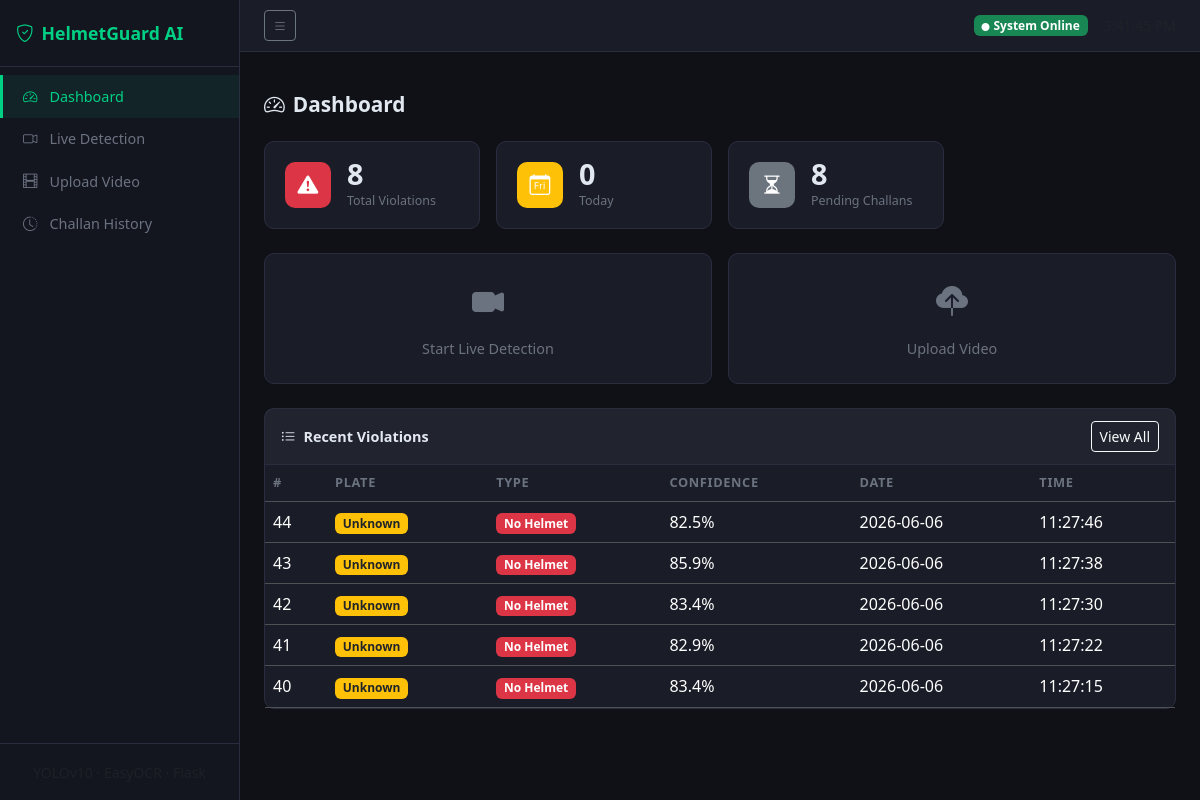
The page / on the database its author committed.
### tables this page shows
CREATE TABLE violations (
                id            INTEGER PRIMARY KEY AUTOINCREMENT,
                plate_number  TEXT    DEFAULT 'Unknown',
                violation_type TEXT   NOT NULL,
                confidence    REAL    DEFAULT 0.0,
                image_path    TEXT,
                plate_image   TEXT,
                date          TEXT    NOT NULL,
                time          TEXT    NOT NULL,
                source        TEXT    DEFAULT 'webcam',
                status        TEXT    DEFAULT 'Pending'
            , video_path TEXT);

### app.py (the view)
@app.route("/")
def index():
    return render_template("index.html",
                           stats=get_stats(),
                           recent=get_violations(limit=5))

### utils/database.py (called while the page is built)
def get_connection():
    conn = sqlite3.connect(DB_PATH)
    conn.row_factory = sqlite3.Row
    return conn

def get_violations(limit=100, offset=0):
    with get_connection() as conn:
        rows = conn.execute(
            "SELECT * FROM violations ORDER BY id DESC LIMIT ? OFFSET ?",
            (limit, offset)
        ).fetchall()
    return [dict(r) for r in rows]

def get_stats():
    with get_connection() as conn:
        total     = conn.execute("SELECT COUNT(*) FROM violations").fetchone()[0]
        today_str = datetime.now().strftime("%Y-%m-%d")
        today     = conn.execute(
            "SELECT COUNT(*) FROM violations WHERE date=?", (today_str,)
        ).fetchone()[0]
        pending   = conn.execute(
            "SELECT COUNT(*) FROM violations WHERE status='Pending'"
        ).fetchone()[0]
    return {"total": total, "today": today, "pending": pending}

### templates/index.html (shortened to what this page needs)
{% extends "base.html" %}
{% block content %}
<h4 class="page-title mb-4">
  <i class="bi bi-speedometer2 me-2"></i>Dashboard
</h4>
<div class="row g-3 mb-4">
  <div class="col-6 col-xl-3">
    <div class="stat-card">
      <div class="stat-icon bg-danger">
        <i class="bi bi-exclamation-triangle-fill"></i>
      </div>
      <div>
        <div class="stat-value" id="stat-total">{{ stats.total }}</div>
        <div class="stat-label">Total Violations</div>
      </div>
    </div>
  </div>
  <div class="col-6 col-xl-3">
    <div class="stat-card">
      <div class="stat-icon bg-warning">
        <i class="bi bi-calendar-day"></i>
      </div>
      <div>
        <div class="stat-value" id="stat-today">{{ stats.today }}</div>
        <div class="stat-label">Today</div>
      </div>
    </div>
  </div>
  <div class="col-6 col-xl-3">
    <div class="stat-card">
      <div class="stat-icon bg-secondary">
        <i class="bi bi-hourglass-split"></i>
      </div>
      <div>
        <div class="stat-value" id="stat-pending">{{ stats.pending }}</div>
        <div class="stat-label">Pending Challans</div>
      </div>
    </div>
  </div>
</div>
<div class="row g-3 mb-4">
  <div class="col-md-6">
    <a href="{{ url_for('live') }}" class="action-card text-decoration-none">
      <i class="bi bi-camera-video-fill"></i>
      <span>Start Live Detection</span>
    </a>
  </div>
  <div class="col-md-6">
    <a href="{{ url_for('upload_video_page') }}" class="action-card text-decoration-none">
      <i class="bi bi-cloud-upload-fill"></i>
      <span>Upload Video</span>
    </a>
  </div>
</div>
<div class="card dark-card">
  <div class="card-header d-flex justify-content-between align-items-center">
    <span><i class="bi bi-list-ul me-2"></i>Recent Violations</span>
    <a href="{{ url_for('history') }}" class="btn btn-sm btn-outline-light">
      View All
    </a>
  </div>
  <div class="card-body p-0">
    <div class="table-responsive">
      <table class="table table-dark table-hover mb-0">
        <thead>
          <tr>
            <th>#</th><th>Plate</th><th>Type</th>
            <th>Confidence</th><th>Date</th><th>Time</th>
          </tr>
        </thead>
        <tbody>
          {% for v in recent %}
          <tr>
            <td>{{ v.id }}</td>
            <td><span class="badge bg-warning text-dark">{{ v.plate_number }}</span></td>
            <td><span class="badge bg-danger">{{ v.violation_type }}</span></td>
            <td>{{ "%.1f"|format(v.confidence*100) }}%</td>
            <td>{{ v.date }}</td>
            <td>{{ v.time }}</td>
          </tr>
          {% else %}
          <tr>
            <td colspan="6" class="text-center text-muted py-3">
              No violations recorded yet.
            </td>
          </tr>
          {% endfor %}
        </tbody>
      </table>
    </div>
  </div>
</div>
{% endblock %}

### templates/base.html (shortened to what this page needs)
<!DOCTYPE html>
<html lang="en">
<head>
  <link rel="stylesheet" href="https://cdn.jsdelivr.net/npm/bootstrap@5.3.2/dist/css/bootstrap.min.css"/>
  <link rel="stylesheet" href="https://cdn.jsdelivr.net/npm/bootstrap-icons@1.11.3/font/bootstrap-icons.min.css"/>
  <link rel="stylesheet" href="{{ url_for('static', filename='css/style.css') }}"/>
</head>
<body>
<nav id="sidebar">
  <div class="sidebar-brand">
    <i class="bi bi-shield-check me-2"></i>
    <span>HelmetGuard AI</span>
  </div>
  <ul class="sidebar-nav">
    <li>
      <a href="{{ url_for('index') }}"
         class="{% if request.endpoint=='index' %}active{% endif %}">
        <i class="bi bi-speedometer2"></i> Dashboard
      </a>
    </li>
    <li>
      <a href="{{ url_for('live') }}"
         class="{% if request.endpoint=='live' %}active{% endif %}">
        <i class="bi bi-camera-video"></i> Live Detection
      </a>
    </li>
    <li>
      <a href="{{ url_for('upload_video_page') }}"
         class="{% if request.endpoint=='upload_video_page' %}active{% endif %}">
        <i class="bi bi-film"></i> Upload Video
      </a>
    </li>
    <li>
      <a href="{{ url_for('history') }}"
         class="{% if request.endpoint=='history' %}active{% endif %}">
        <i class="bi bi-clock-history"></i> Challan History
      </a>
    </li>
  </ul>
  <div class="sidebar-footer">
    <small class="text-muted">YOLOv10 · EasyOCR · Flask</small>
  </div>
</nav>
<div id="main-content">
  <header class="top-bar d-flex align-items-center justify-content-between px-4 py-2">
    <button id="sidebarToggle" class="btn btn-sm btn-outline-secondary">
      <i class="bi bi-list"></i>
    </button>
    <div class="d-flex align-items-center gap-3">
      <span class="badge bg-success">
        <i class="bi bi-circle-fill me-1" style="font-size:.5rem"></i>System Online
      </span>
      <span class="text-muted small" id="clock"></span>
    </div>
  </header>
  <div class="px-4 pt-3">
  </div>
  <div class="content-area p-4">
    {% block content %}{% endblock %}
  </div>
</div>
</body>
</html>

### static/css/style.css (style rules this page uses)
:root { --bg-dark: #0f1117; --bg-card: #1a1d27; --bg-sidebar: #13151f; --accent: #00d084; --accent2: #4f8ef7; --border: #2a2d3e; --text: #e2e8f0; --text-muted: #6b7280; --sidebar-w: 240px; }
* { box-sizing: border-box; margin: 0; padding: 0; }
body { background: var(--bg-dark); color: var(--text); font-family: 'Segoe UI', system-ui, sans-serif; display: flex; min-height: 100vh; }
#sidebar { width: var(--sidebar-w); background: var(--bg-sidebar); border-right: 1px solid var(--border); display: flex; flex-direction: column; position: fixed; top: 0; left: 0; bottom: 0; z-index: 100; transition: transform .25s ease; }
.sidebar-brand { padding: 1.25rem 1rem; font-size: 1.1rem; font-weight: 700; color: var(--accent); border-bottom: 1px solid var(--border); display: flex; align-items: center; }
.sidebar-nav { list-style: none; padding: .5rem 0; flex: 1; }
.sidebar-nav li a { display: flex; align-items: center; gap: .75rem; padding: .65rem 1.25rem; color: var(--text-muted); text-decoration: none; font-size: .9rem; transition: background .15s, color .15s; border-left: 3px solid transparent; }
.sidebar-nav li a:hover, .sidebar-nav li a.active { background: rgba(0,208,132,.08); color: var(--accent); border-left-color: var(--accent); }
.sidebar-footer { padding: 1rem; border-top: 1px solid var(--border); text-align: center; }
#main-content { margin-left: var(--sidebar-w); flex: 1; display: flex; flex-direction: column; min-height: 100vh; transition: margin-left .25s ease; }
.top-bar { background: var(--bg-card); border-bottom: 1px solid var(--border); height: 52px; position: sticky; top: 0; z-index: 50; }
.content-area { flex: 1; }
.dark-card { background: var(--bg-card); border: 1px solid var(--border); border-radius: 10px; color: var(--text); }
.dark-card .card-header { background: rgba(255,255,255,.03); border-bottom: 1px solid var(--border); padding: .75rem 1rem; font-weight: 600; font-size: .9rem; }
.stat-card { background: var(--bg-card); border: 1px solid var(--border); border-radius: 10px; padding: 1.1rem 1.25rem; display: flex; align-items: center; gap: 1rem; }
.stat-icon { width: 46px; height: 46px; border-radius: 10px; display: flex; align-items: center; justify-content: center; font-size: 1.3rem; color: #fff; flex-shrink: 0; }
.stat-value { font-size: 1.8rem; font-weight: 700; line-height: 1; }
.stat-label { font-size: .78rem; color: var(--text-muted); margin-top: .2rem; }
.action-card { background: var(--bg-card); border: 1px solid var(--border); border-radius: 10px; padding: 1.5rem; display: flex; flex-direction: column; align-items: center; gap: .75rem; color: var(--text-muted); transition: border-color .2s, color .2s, background .2s; cursor: pointer; }
.action-card i { font-size: 2rem; }
.action-card span { font-size: .9rem; font-weight: 500; }
.page-title { font-weight: 700; font-size: 1.3rem; }
.table-dark { --bs-table-bg: transparent; }
.table-dark th { color: var(--text-muted); font-size: .8rem; text-transform: uppercase; letter-spacing: .05em; }

### rows shown on the page
violations: id "44", plate_number "Unknown", violation_type "No Helmet", v.confidence*100 "82.5", date "2026-06-06", time "11:27:46"
violations: id "43", plate_number "Unknown", violation_type "No Helmet", v.confidence*100 "85.9", date "2026-06-06", time "11:27:38"
violations: id "42", plate_number "Unknown", violation_type "No Helmet", v.confidence*100 "83.4", date "2026-06-06", time "11:27:30"
violations: id "41", plate_number "Unknown", violation_type "No Helmet", v.confidence*100 "82.9", date "2026-06-06", time "11:27:22"
violations: id "40", plate_number "Unknown", violation_type "No Helmet", v.confidence*100 "83.4", date "2026-06-06", time "11:27:15"

### other values the page prints
{{ stats.total }} "8"
{{ stats.today }} "0"
{{ stats.pending }} "8"
